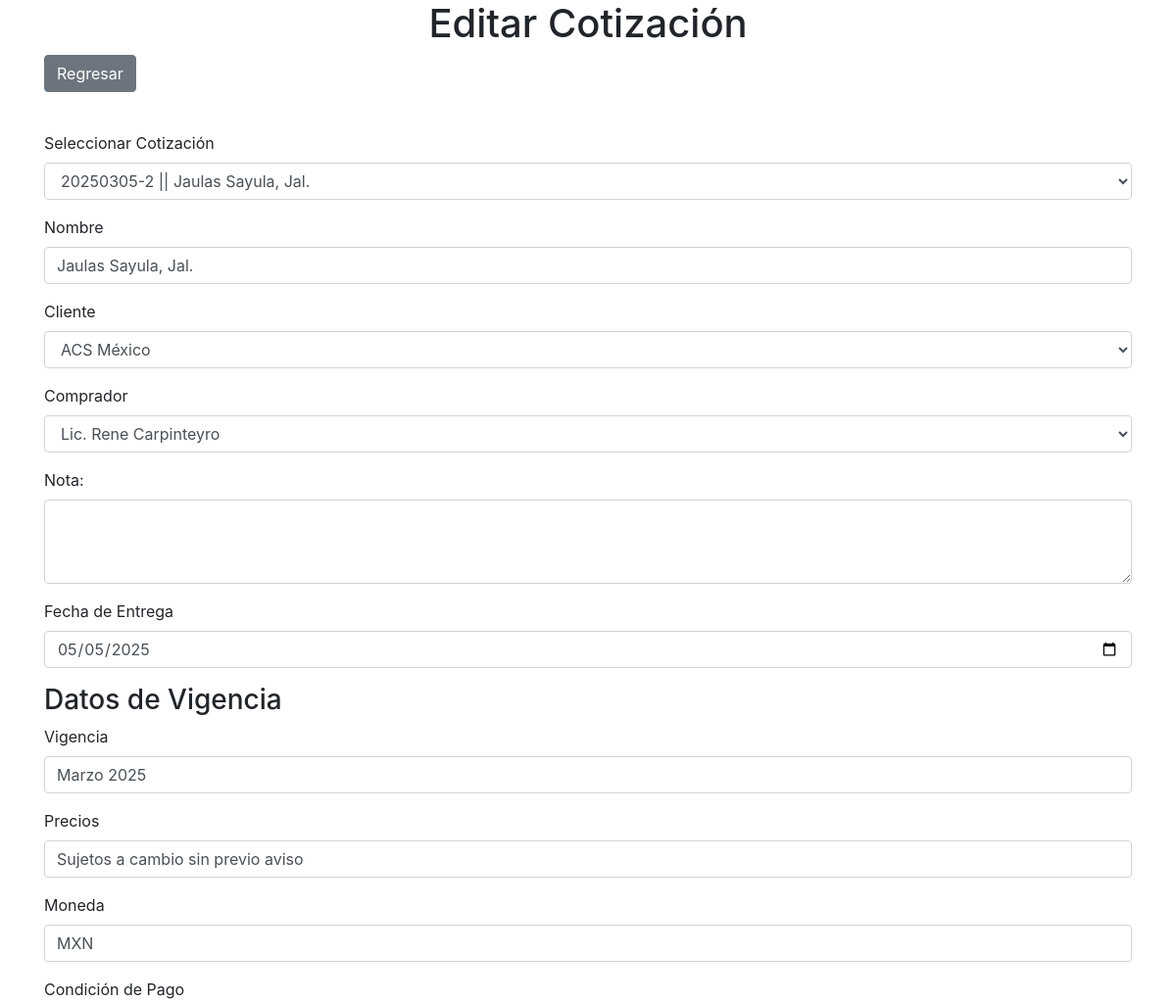
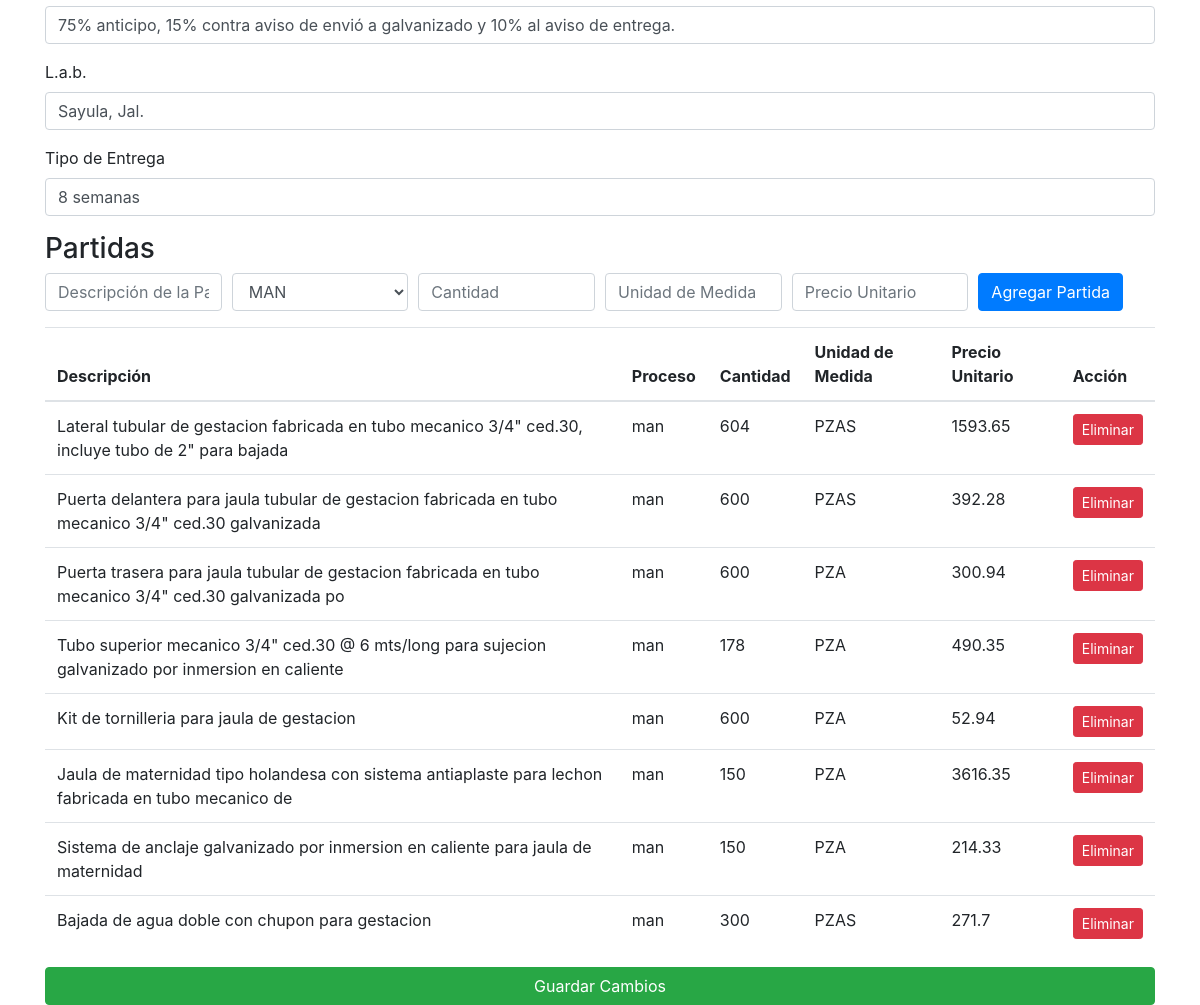
/PROYECTOS/edit_project.php?cod_fab=20250305-2 (signed in), run on the app's committed database (2 pictures, top to bottom).
### tables this page shows
CREATE TABLE `proyectos` (
  `cod_fab` varchar(100) NOT NULL,
  `id_cliente` int(11) DEFAULT NULL,
  `nombre` varchar(255) DEFAULT NULL,
  `descripcion` text DEFAULT NULL,
  `id_pedido` int(11) DEFAULT NULL,
  `fecha_entrega` date DEFAULT NULL,
  `etapa` enum('creado','aprobado','directo','rechazado','en proceso','finalizado','facturacion') DEFAULT 'creado',
  `observaciones` text DEFAULT NULL,
  `fecha_creacion` timestamp NOT NULL DEFAULT current_timestamp(),
  `id_comprador` int(11) DEFAULT NULL
);

CREATE TABLE `clientes_p` (
  `id` int(11) NOT NULL,
  `nombre_comercial` varchar(100) NOT NULL,
  `razon_social` varchar(150) NOT NULL,
  `rfc` varchar(30) NOT NULL,
  `direccion` varchar(100) NOT NULL,
  `activo` tinyint(1) NOT NULL DEFAULT 1
);

CREATE TABLE `compradores` (
  `id_comprador` int(11) NOT NULL,
  `id_cliente` int(11) DEFAULT NULL,
  `nombre` varchar(100) DEFAULT NULL,
  `telefono` varchar(30) DEFAULT NULL,
  `correo` varchar(80) DEFAULT NULL
);

CREATE TABLE `datos_vigencia` (
  `id` int(11) NOT NULL,
  `cod_fab` varchar(100) DEFAULT NULL,
  `vigencia` varchar(255) DEFAULT NULL,
  `precios` varchar(255) DEFAULT NULL,
  `moneda` varchar(50) DEFAULT NULL,
  `condicion_pago` varchar(255) DEFAULT NULL,
  `lab` varchar(255) DEFAULT NULL,
  `tipo_entr` varchar(255) DEFAULT NULL
);

CREATE TABLE `partidas` (
  `id` int(11) NOT NULL,
  `descripcion` varchar(255) NOT NULL,
  `cod_fab` varchar(100) NOT NULL,
  `proceso` varchar(10) DEFAULT NULL,
  `cantidad` int(11) NOT NULL,
  `unidad_medida` varchar(10) NOT NULL,
  `precio_unitario` float NOT NULL,
  `subtotal` decimal(10,2) GENERATED ALWAYS AS (`cantidad` * `precio_unitario`) VIRTUAL,
  `iva` decimal(10,2) GENERATED ALWAYS AS (`subtotal` * 0.16) VIRTUAL,
  `total` decimal(10,2) GENERATED ALWAYS AS (`subtotal` + `iva`) VIRTUAL,
  `id_pd` int(11) DEFAULT NULL
);

### PROYECTOS/edit_project.php (the view, shortened to what this page needs)
<?php
require 'C:/xampp/htdocs/db_connect.php';
$sqlProyectos = "SELECT cod_fab, nombre FROM proyectos";
$resultProyectos = $conn->query($sqlProyectos);
$proyectos = [];
if ($resultProyectos->num_rows > 0) {
    while ($row = $resultProyectos->fetch_assoc()) {
        $proyectos[] = $row;
    }
}
$sqlClientes = "SELECT id, nombre_comercial FROM clientes_p";
$resultClientes = $conn->query($sqlClientes);
$clientes = [];
if ($resultClientes->num_rows > 0) {
    while ($row = $resultClientes->fetch_assoc()) {
        $clientes[] = $row;
    }
}
$proyecto = null;
$partidas = [];
$datosVigencia = null;
if (isset($_GET['cod_fab'])) {
    $cod_fab = $_GET['cod_fab'];
    $sqlProyecto = "SELECT p.*, c.nombre_comercial AS nombre_cliente, c.direccion AS ubicacion_cliente,
    co.id_comprador AS id_comprador, co.nombre AS nombre_comprador, co.telefono AS telefono_comprador,
    co.correo AS email_comprador
    FROM proyectos p
    LEFT JOIN clientes_p c ON p.id_cliente = c.id
    LEFT JOIN compradores co ON p.id_comprador = co.id_comprador
    WHERE p.cod_fab = ?";
    $stmtProyecto = $conn->prepare($sqlProyecto);
    $stmtProyecto->bind_param("s", $cod_fab);
    $stmtProyecto->execute();
    $resultProyecto = $stmtProyecto->get_result();
    $proyecto = $resultProyecto->fetch_assoc();
    $sqlPartidas = "SELECT * FROM partidas WHERE cod_fab = ?";
    $stmtPartidas = $conn->prepare($sqlPartidas);
    $stmtPartidas->bind_param("s", $cod_fab);
    $stmtPartidas->execute();
    $resultPartidas = $stmtPartidas->get_result();
    while ($row = $resultPartidas->fetch_assoc()) {
        $partidas[] = $row;
    }
    $sqlVigencia = "SELECT * FROM datos_vigencia WHERE cod_fab = ?";
    $stmtVigencia = $conn->prepare($sqlVigencia);
    $stmtVigencia->bind_param("s", $cod_fab);
    $stmtVigencia->execute();
    $resultVigencia = $stmtVigencia->get_result();
    $datosVigencia = $resultVigencia->fetch_assoc();
}
?>
<!DOCTYPE html>
<html lang="es">
<head>
    <link rel="stylesheet" href="https://stackpath.bootstrapcdn.com/bootstrap/4.5.2/css/bootstrap.min.css">
</head>
<body>
<div class="container">
    <h1 class="text-center">Editar Cotización</h1>
    <a href="all_projects.php" class="btn btn-secondary">Regresar</a>
    <p>&nbsp;&nbsp;&nbsp;&nbsp;</p>
    <div class="form-group">
        <label for="selectProyecto">Seleccionar Cotización</label>
        <select class="form-control" id="selectProyecto" onchange="cargarProyecto(this.value)">
            <?php foreach ($proyectos as $proy): ?>
                <option value="<?php echo $proy['cod_fab']; ?>" <?php echo (isset($proyecto['cod_fab']) && $proy['cod_fab'] === $proyecto['cod_fab']) ? 'selected' : ''; ?>>
                    <?php echo htmlspecialchars($proy['cod_fab']); ?> || <?php echo htmlspecialchars($proy['nombre']); ?>
                </option>
            <?php endforeach; ?>
        </select>
    </div>
    <form id="projectForm" method="POST" action="edit_project.php">
        <div class="form-group">
            <label for="nombre">Nombre</label>
            <input type="text" class="form-control" id="nombre" name="nombre" value="<?php echo $proyecto['nombre'] ?? ''; ?>" required>
        </div>
        <div class="form-group">
            <label for="id_cliente">Cliente</label>
            <select class="form-control" id="id_cliente" name="id_cliente" required>
                <?php foreach ($clientes as $cliente): ?>
                    <option value="<?php echo $cliente['id']; ?>"
                        <?php echo (isset($proyecto['id_cliente']) && $cliente['id'] == $proyecto['id_cliente']) ? 'selected' : ''; ?>>
                        <?php echo htmlspecialchars($cliente['nombre_comercial']); ?>
                    </option>
                <?php endforeach; ?>
            </select>
        </div>
        <div class="form-group">
            <label for="id_comprador">Comprador</label>
            <select class="form-control" id="id_comprador" name="id_comprador" required>
                <?php if (isset($proyecto['id_comprador'])): ?>
                    <option value="<?php echo $proyecto['id_comprador']; ?>" selected>
                        <?php echo htmlspecialchars($proyecto['nombre_comprador']); ?>
                    </option>
                <?php endif; ?>
            </select>
        </div>
        <div class="form-group">
            <label for="descripcion">Nota:</label>
            <textarea class="form-control" id="descripcion" name="descripcion" rows="3"><?php echo $proyecto['descripcion'] ?? ''; ?></textarea>
        </div>
        <div class="form-group">
            <label for="fecha_entrega">Fecha de Entrega</label>
            <input type="date" class="form-control" id="fecha_entrega" name="fecha_entrega" value="<?php echo $proyecto['fecha_entrega'] ?? ''; ?>" required>
        </div>
        <h3>Datos de Vigencia</h3>
        <div class="form-group">
            <label for="vigencia">Vigencia</label>
            <input type="text" class="form-control" id="vigencia" name="vigencia" value="<?php echo $datosVigencia['vigencia'] ?? ''; ?>" required>
        </div>
        <div class="form-group">
            <label for="precios">Precios</label>
            <input type="text" class="form-control" id="precios" name="precios" value="<?php echo $datosVigencia['precios'] ?? ''; ?>" required>
        </div>
        <div class="form-group">
            <label for="moneda">Moneda</label>
            <input type="text" class="form-control" id="moneda" name="moneda" value="<?php echo $datosVigencia['moneda'] ?? ''; ?>" required>
        </div>
        <div class="form-group">
            <label for="condicion_pago">Condición de Pago</label>
            <input type="text" class="form-control" id="condicion_pago" name="condicion_pago" value="<?php echo $datosVigencia['condicion_pago'] ?? ''; ?>" required>
        </div>
        <div class="form-group">
            <label for="lab">L.a.b.</label>
            <input type="text" class="form-control" id="lab" name="lab" value="<?php echo $datosVigencia['lab'] ?? ''; ?>" required>
        </div>
        <div class="form-group">
            <label for="tipo_entr">Tipo de Entrega</label>
            <input type="text" class="form-control" id="tipo_entr" name="tipo_entr" value="<?php echo $datosVigencia['tipo_entr'] ?? ''; ?>" required>
        </div>
        <h3>Partidas</h3>
        <div class="form-row">
            <div class="col">
                <input type="text" class="form-control" id="descripcion_partida" placeholder="Descripción de la Partida">
            </div>
            <div class="col">
                <select class="form-control" id="proceso">
                    <option value="man">MAN</option>
                </select>
            </div>
            <div class="col">
                <input type="number" class="form-control" id="cantidad_partida" placeholder="Cantidad">
            </div>
            <div class="col">
                <input type="text" class="form-control" id="um_partida" placeholder="Unidad de Medida">
            </div>
            <div class="col">
                <input type="number" class="form-control" id="precio_unitario_partida" placeholder="Precio Unitario">
            </div>
            <div class="col">
                <button type="button" class="btn btn-primary" id="addPartida">Agregar Partida</button>
            </div>
        </div>
        <table class="table mt-3">
            <thead>
                <tr>
                    <th>Descripción</th>
                    <th>Proceso</th>
                    <th>Cantidad</th>
                    <th>Unidad de Medida</th>
                    <th>Precio Unitario</th>
                    <th>Acción</th>
                </tr>
            </thead>
            <tbody id="partidasTable">
                <?php if (!empty($partidas)): ?>
                    <?php foreach ($partidas as $partida): ?>
                        <tr>
                            <td><?php echo $partida['descripcion']; ?></td>
                            <td><?php echo $partida['proceso']; ?></td>
                            <td><?php echo $partida['cantidad']; ?></td>
                            <td><?php echo $partida['unidad_medida']; ?></td>
                            <td><?php echo $partida['precio_unitario']; ?></td>
                            <td><button class="btn btn-danger btn-sm removePartida">Eliminar</button></td>
                        </tr>
                    <?php endforeach; ?>
                <?php endif; ?>
            </tbody>
        </table>
        <button type="submit" class="btn btn-success btn-block">Guardar Cambios</button>
    </form>
</div>
</body>
</html>

### data on the page
proyectos: nombre "Jaulas Sayula, Jal.", id_cliente "ACS México", fecha_entrega "05/05/2025"
compradores: id_comprador "Lic. Rene Carpinteyro"
datos_vigencia: vigencia "Marzo 2025", precios "Sujetos a cambio sin previo aviso", moneda "MXN", condicion_pago "75% anticipo, 15% contra aviso de envió a galvanizado y 10% al aviso de entrega.", lab "Sayula, Jal.", tipo_entr "8 semanas"
partidas: descripcion "Lateral tubular de gestacion fabricada en tubo mecanico 3/4\" ced.30, incluye tubo de 2\" para bajada", proceso "man", cantidad "604", unidad_medida "PZAS", precio_unitario "1593.65"
partidas: descripcion "Puerta delantera para jaula tubular de gestacion fabricada en tubo mecanico 3/4\" ced.30 galvanizada", proceso "man", cantidad "600", unidad_medida "PZAS", precio_unitario "392.28"
partidas: descripcion "Puerta trasera para jaula tubular de gestacion fabricada en tubo mecanico 3/4\" ced.30 galvanizada po", proceso "man", cantidad "600", unidad_medida "PZA", precio_unitario "300.94"
partidas: descripcion "Tubo superior mecanico 3/4\" ced.30 @ 6 mts/long para sujecion galvanizado por inmersion en caliente", proceso "man", cantidad "178", unidad_medida "PZA", precio_unitario "490.35"
partidas: descripcion "Kit de tornilleria para jaula de gestacion", proceso "man", cantidad "600", unidad_medida "PZA", precio_unitario "52.94"
partidas: descripcion "Jaula de maternidad tipo holandesa con sistema antiaplaste para lechon fabricada en tubo mecanico de", proceso "man", cantidad "150", unidad_medida "PZA", precio_unitario "3616.35"
partidas: descripcion "Sistema de anclaje galvanizado por inmersion en caliente para jaula de maternidad", proceso "man", cantidad "150", unidad_medida "PZA", precio_unitario "214.33"
partidas: descripcion "Bajada de agua doble con chupon para gestacion", proceso "man", cantidad "300", unidad_medida "PZAS", precio_unitario "271.7"

### other printed values
form field value "20250305-2 || Jaulas Sayula, Jal."
